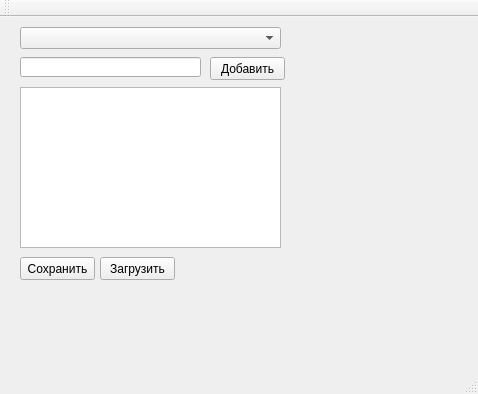
<?xml version="1.0" encoding="UTF-8"?>
<ui version="4.0">
 <class>MainWindow</class>
 <widget class="QMainWindow" name="MainWindow">
  <property name="geometry">
   <rect>
    <x>0</x>
    <y>0</y>
    <width>478</width>
    <height>394</height>
   </rect>
  </property>
  <property name="windowTitle">
   <string>MainWindow</string>
  </property>
  <widget class="QWidget" name="centralWidget">
   <widget class="QPlainTextEdit" name="plainTextEdit">
    <property name="geometry">
     <rect>
      <x>20</x>
      <y>70</y>
      <width>261</width>
      <height>161</height>
     </rect>
    </property>
   </widget>
   <widget class="QPushButton" name="pushButton">
    <property name="geometry">
     <rect>
      <x>20</x>
      <y>240</y>
      <width>75</width>
      <height>23</height>
     </rect>
    </property>
    <property name="text">
     <string>Сохранить</string>
    </property>
   </widget>
   <widget class="QComboBox" name="comboBox">
    <property name="geometry">
     <rect>
      <x>20</x>
      <y>10</y>
      <width>261</width>
      <height>22</height>
     </rect>
    </property>
   </widget>
   <widget class="QPushButton" name="pushButton_2">
    <property name="geometry">
     <rect>
      <x>100</x>
      <y>240</y>
      <width>75</width>
      <height>23</height>
     </rect>
    </property>
    <property name="text">
     <string>Загрузить</string>
    </property>
   </widget>
   <widget class="QLineEdit" name="lineEdit">
    <property name="geometry">
     <rect>
      <x>20</x>
      <y>40</y>
      <width>181</width>
      <height>20</height>
     </rect>
    </property>
   </widget>
   <widget class="QPushButton" name="pushButton_3">
    <property name="geometry">
     <rect>
      <x>210</x>
      <y>40</y>
      <width>75</width>
      <height>23</height>
     </rect>
    </property>
    <property name="text">
     <string>Добавить</string>
    </property>
   </widget>
  </widget>
  <widget class="QMenuBar" name="menuBar">
   <property name="geometry">
    <rect>
     <x>0</x>
     <y>0</y>
     <width>478</width>
     <height>21</height>
    </rect>
   </property>
  </widget>
  <widget class="QToolBar" name="mainToolBar">
   <attribute name="toolBarArea">
    <enum>TopToolBarArea</enum>
   </attribute>
   <attribute name="toolBarBreak">
    <bool>false</bool>
   </attribute>
  </widget>
  <widget class="QStatusBar" name="statusBar"/>
 </widget>
 <layoutdefault spacing="6" margin="11"/>
 <resources/>
 <connections/>
</ui>
